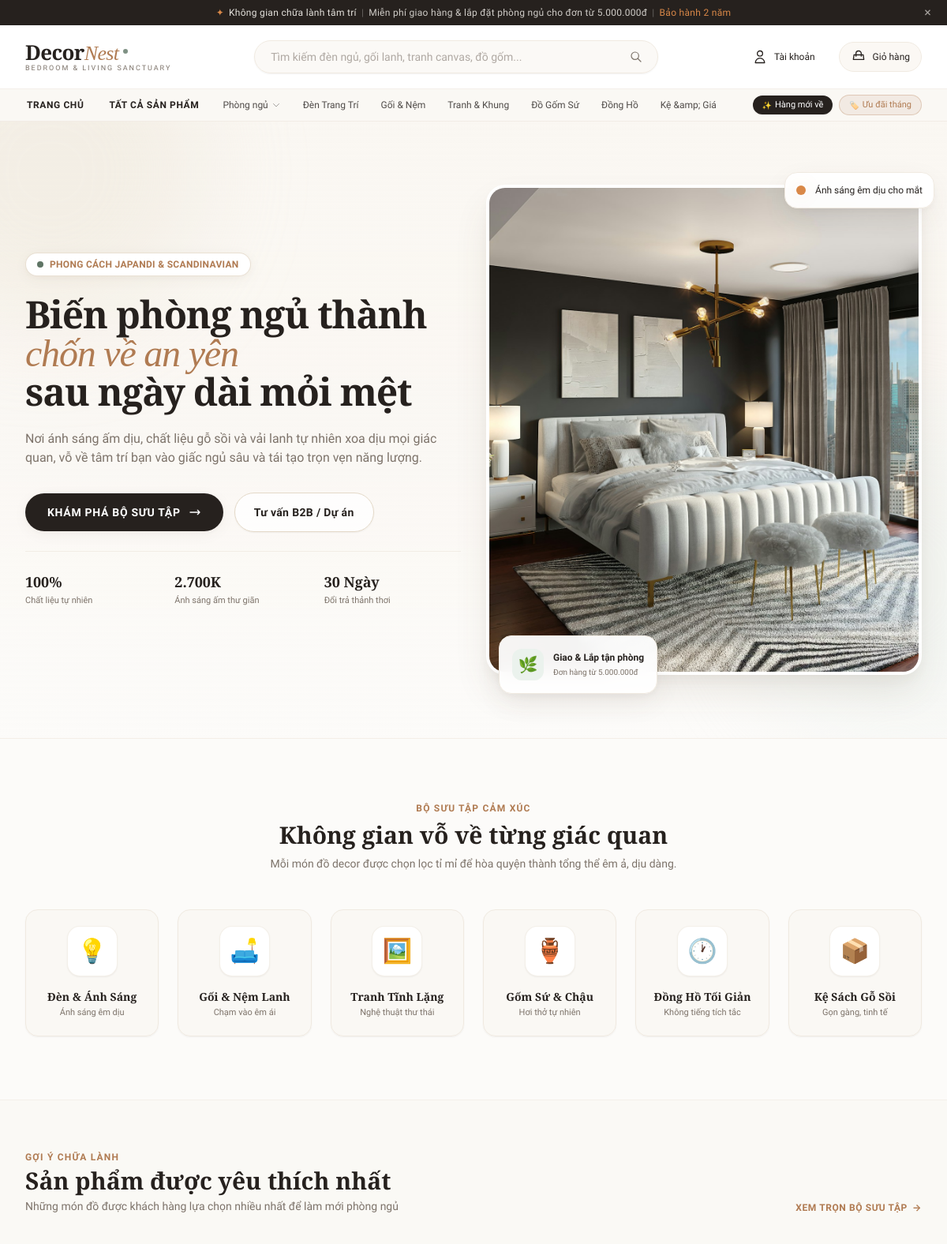
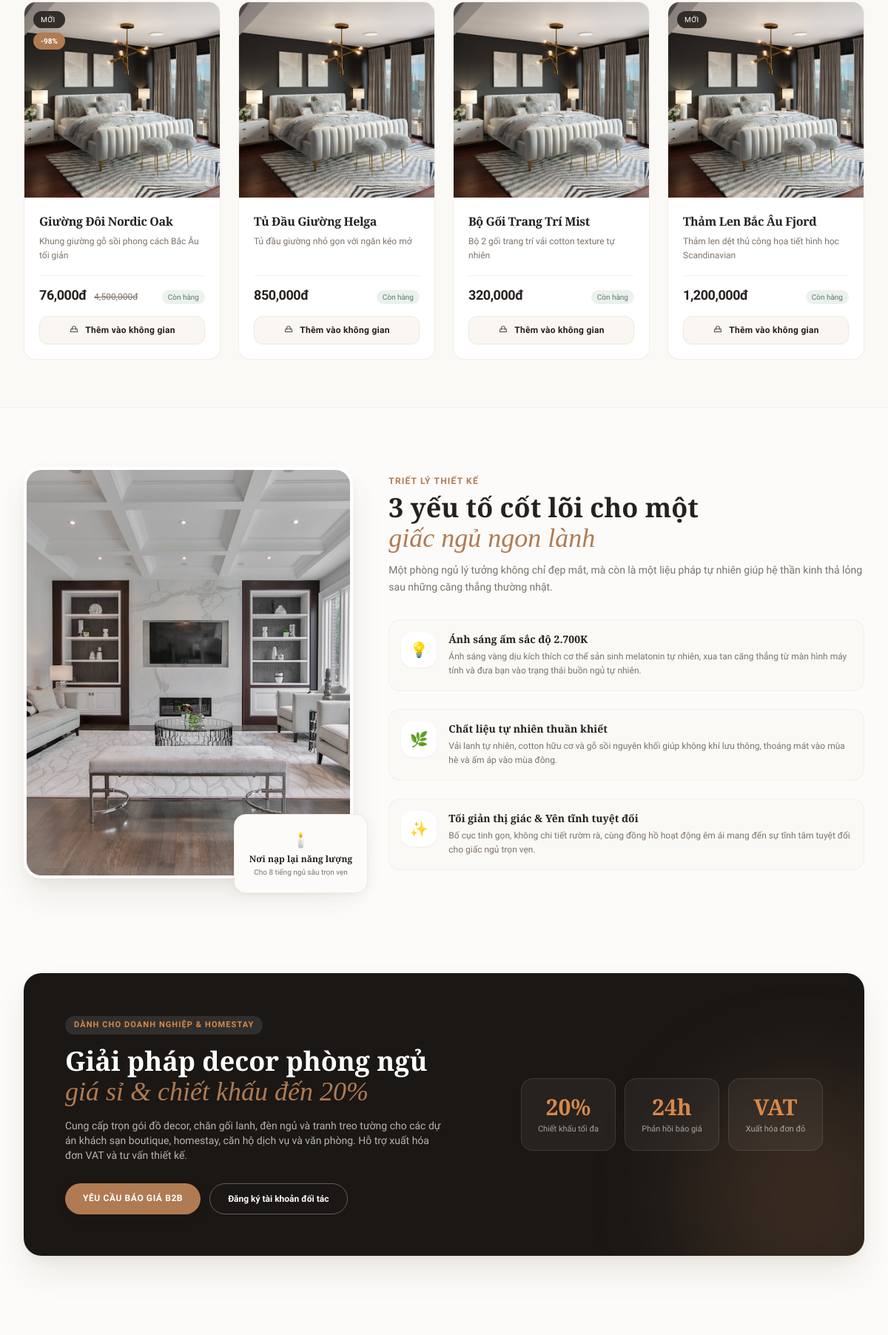
The page /public/index.php (upper part) on the database its author committed (2 pictures, top to bottom).
### tables this page shows
CREATE TABLE `categories` (
  `id` int(10) UNSIGNED NOT NULL,
  `parent_id` int(10) UNSIGNED DEFAULT NULL,
  `name` varchar(150) NOT NULL,
  `slug` varchar(191) NOT NULL,
  `description` text DEFAULT NULL,
  `image` varchar(255) DEFAULT NULL,
  `sort_order` int(11) NOT NULL DEFAULT 0,
  `is_active` tinyint(1) NOT NULL DEFAULT 1,
  `seo_title` varchar(255) DEFAULT NULL,
  `seo_desc` text DEFAULT NULL,
  `created_at` datetime DEFAULT current_timestamp(),
  `updated_at` datetime DEFAULT current_timestamp() ON UPDATE current_timestamp()
);

CREATE TABLE `products` (
  `id` int(10) UNSIGNED NOT NULL,
  `category_id` int(10) UNSIGNED DEFAULT NULL,
  `name` varchar(255) NOT NULL,
  `slug` varchar(191) NOT NULL,
  `sku` varchar(100) DEFAULT NULL,
  `short_desc` text DEFAULT NULL,
  `description` longtext DEFAULT NULL,
  `price` decimal(15,2) NOT NULL DEFAULT 0.00,
  `sale_price` decimal(15,2) DEFAULT NULL,
  `cost_price` decimal(15,2) DEFAULT NULL,
  `install_fee` decimal(15,2) DEFAULT 0.00,
  `stock` int(11) NOT NULL DEFAULT 0,
  `weight` decimal(8,2) DEFAULT NULL,
  `dimensions` varchar(100) DEFAULT NULL,
  `origin` varchar(100) DEFAULT NULL,
  `material` varchar(100) DEFAULT NULL,
  `color` varchar(100) DEFAULT NULL,
  `size_options` text DEFAULT NULL COMMENT 'JSON array of size variants',
  `color_options` text DEFAULT NULL COMMENT 'JSON array of color variants',
  `images` text DEFAULT NULL COMMENT 'JSON array of image paths',
  `thumbnail` varchar(255) DEFAULT NULL,
  `is_featured` tinyint(1) NOT NULL DEFAULT 0,
  `is_new` tinyint(1) NOT NULL DEFAULT 0,
  `is_active` tinyint(1) NOT NULL DEFAULT 1,
  `views` int(11) NOT NULL DEFAULT 0,
  `seo_title` varchar(255) DEFAULT NULL,
  `seo_desc` text DEFAULT NULL,
  `created_at` datetime DEFAULT current_timestamp(),
  `updated_at` datetime DEFAULT current_timestamp() ON UPDATE current_timestamp()
);

### app/controllers/HomeController.php (called while the page is built, shortened)
<?php
class HomeController extends Controller
{
    private ProductModel $productModel;
    private CategoryModel $categoryModel;
    public function __construct()
    {
        $this->productModel  = new ProductModel();
        $this->categoryModel = new CategoryModel();
    }
    public function index(): void
    {
        $featured    = $this->productModel->getFeatured(8);
        $categories  = $this->categoryModel->getRootCategories();
        $menuTree    = $this->categoryModel->getMenuTree();
        $this->view('pages/home', compact('featured', 'newArrivals', 'categories', 'menuTree'));
    }
}

### app/core/Database.php (called while the page is built, shortened)
<?php
class Database
{
    private static ?Database $instance = null;
    private PDO $pdo;
    private function __construct()
    {
        $rootPath = dirname(__DIR__, 2);
        $config = require $rootPath . '/config/database.php';
        $dsn = sprintf(
            '%s:host=%s;port=%s;dbname=%s;charset=%s',
            $config['driver'],
            $config['host'],
            $config['port'],
            $config['database'],
            $config['charset']
        );
        try {
            $this->pdo = new PDO($dsn, $config['username'], $config['password'], $config['options']);
        } catch (PDOException $e) {
            if ($_ENV['APP_DEBUG'] ?? false) {
                throw $e;
            }
            die('Database connection failed. Please try again later.');
        }
    }
    public static function getInstance(): static
    {
        if (self::$instance === null) {
            self::$instance = new static();
        }
        return self::$instance;
    }
    public function query(string $sql, array $params = []): \PDOStatement
    {
        $stmt = $this->pdo->prepare($sql);
        $stmt->execute($params);
        return $stmt;
    }
    public function fetchAll(string $sql, array $params = []): array
    {
        return $this->query($sql, $params)->fetchAll();
    }
}

### config/database.php (called while the page is built)
<?php
return [
    'driver'    => 'mysql',
    'host'      => $_ENV['DB_HOST'] ?? 'localhost',
    'port'      => $_ENV['DB_PORT'] ?? '3306',
    'database'  => $_ENV['DB_DATABASE'] ?? 'decornest',
    'username'  => $_ENV['DB_USERNAME'] ?? 'root',
    'password'  => $_ENV['DB_PASSWORD'] ?? '',
    'charset'   => 'utf8mb4',
    'collation' => 'utf8mb4_unicode_ci',
    'options'   => [
        PDO::ATTR_ERRMODE            => PDO::ERRMODE_EXCEPTION,
        PDO::ATTR_DEFAULT_FETCH_MODE => PDO::FETCH_ASSOC,
        PDO::ATTR_EMULATE_PREPARES   => false,
        PDO::MYSQL_ATTR_INIT_COMMAND => "SET NAMES utf8mb4 COLLATE utf8mb4_unicode_ci"
    ],
];

### app/core/Model.php (called while the page is built, shortened)
<?php
abstract class Model
{
    protected Database $db;
    protected string $table = '';
    public function __construct()
    {
        $this->db = Database::getInstance();
    }
    public function findWhere(string $where, array $params = [], string $orderBy = ''): array
    {
        $sql = "SELECT * FROM `{$this->table}` WHERE {$where}";
        if ($orderBy) $sql .= " ORDER BY {$orderBy}";
        return $this->db->fetchAll($sql, $params);
    }
}

### app/models/ProductModel.php (called while the page is built, shortened)
<?php
class ProductModel extends Model
{
    public function getFeatured(int $limit = 8): array
    {
        return $this->db->fetchAll(
            'SELECT * FROM products WHERE is_featured = 1 AND is_active = 1 ORDER BY created_at DESC LIMIT ?',
            [$limit]
        );
    }
}

### app/core/App.php (called while the page is built, shortened)
<?php
class App
{
    private Router $router;
    public function __construct()
    {
        $this->router = new Router();
    }
    public function run(): void
    {
        $url    = $_GET['url'] ?? '/';
        $url    = '/' . ltrim($url, '/');
        $method = $_SERVER['REQUEST_METHOD'];
        $this->router->dispatch($url, $method);
    }
}

### public/index.php (called while the page is built, shortened)
<?php
$app = new App\Core\App();
$app->run();

### app/core/Controller.php (called while the page is built, shortened)
<?php
abstract class Controller
{
    protected string $viewPath = '';
    protected function view(string $view, array $viewData = [], string $layout = 'main'): void
    {
        extract($viewData, EXTR_OVERWRITE);
        $viewFile = ROOT_PATH . '/app/views/' . $this->viewPath . '/' . $view . '.php';
        require $viewFile;
        $layoutFile = ROOT_PATH . '/app/views/' . $this->viewPath . '/layouts/' . $layout . '.php';
        require $layoutFile;
    }
}

### app/models/CategoryModel.php (called while the page is built, shortened)
<?php
class CategoryModel extends Model
{
    public function getRootCategories(): array
    {
        return $this->db->fetchAll(
            'SELECT * FROM categories WHERE parent_id IS NULL AND is_active = 1 ORDER BY sort_order ASC'
        );
    }
    public function getChildren(int $parentId): array
    {
        return $this->findWhere('parent_id = ? AND is_active = 1', [$parentId], 'sort_order ASC');
    }
    public function getMenuTree(): array
    {
        $roots = $this->getRootCategories();
        foreach ($roots as &$root) {
            $root['children'] = $this->getChildren($root['id']);
        }
        return $roots;
    }
}

### app/views/frontend/partials/product-grid.php (the view, shortened to what this page needs)
<?php
$baseUrl = $_ENV['APP_URL'] ?? 'http://localhost/project-ecommerce/public';
?>
<?php if (empty($products)): ?>
<div class="col-span-full flex flex-col items-center justify-center py-20 px-4 text-center bg-cream/40 rounded-3xl border border-dashed border-beige">
    <div class="w-16 h-16 rounded-full bg-white shadow-warm flex items-center justify-center text-3xl mb-4">
        🌿
    </div>
    <h3 class="font-serif font-bold text-lg text-charcoal">Chưa tìm thấy sản phẩm phù hợp</h3>
    <p class="text-sm text-muted mt-1 max-w-sm">Hãy thử thay đổi bộ lọc, tìm kiếm từ khóa khác hoặc khám phá toàn bộ bộ sưu tập phòng ngủ của chúng tôi.</p>
    <a href="<?= $baseUrl ?>/products" class="mt-5 px-6 py-2.5 bg-charcoal text-white rounded-full text-xs font-medium hover:bg-wooddk transition">
        Xem tất cả sản phẩm
    </a>
</div>
<?php else: ?>
<?php foreach ($products as $product): ?>
<div class="group bg-white rounded-2xl border border-beige/80 overflow-hidden hover:shadow-warm-lg hover:border-sand transition-all duration-500 flex flex-col justify-between">
    <div class="relative aspect-square overflow-hidden bg-cream/60">
        <a href="<?= $baseUrl ?>/products/<?= $product['slug'] ?>" class="block w-full h-full">
            <?php
                $imgUrl = !empty($product['thumbnail']) ? $product['thumbnail'] : (!empty($product['image_url']) ? $product['image_url'] : $baseUrl . '/assets/images/product-placeholder.jpg');
            ?>
            <img src="<?= htmlspecialchars($imgUrl) ?>"
                 onerror="this.src='<?= $baseUrl ?>/assets/images/product-placeholder.jpg'"
                 alt="<?= htmlspecialchars($product['name']) ?>"
                 loading="lazy"
                 class="w-full h-full object-cover group-hover:scale-108 transition-transform duration-700 ease-out">
        </a>
        <div class="absolute top-3 left-3 flex flex-col gap-1.5 pointer-events-none">
            <?php if (!empty($product['is_new'])): ?>
            <span class="bg-charcoal/90 backdrop-blur-sm text-warmwhite text-[10px] font-medium tracking-wider uppercase px-2.5 py-1 rounded-full shadow-sm">
            </span>
            <?php endif; ?>
            <?php if (!empty($product['sale_price']) && $product['sale_price'] < $product['price']): ?>
            <span class="bg-wood text-white text-[10px] font-bold px-2.5 py-1 rounded-full shadow-sm">
            </span>
            <?php endif; ?>
        </div>
    </div>
    <div class="p-4 sm:p-5 flex flex-col flex-1 justify-between">
        <div>
            <a href="<?= $baseUrl ?>/products/<?= $product['slug'] ?>" class="block group-hover:text-wood transition-colors">
                <h3 class="font-bold text-sm sm:text-base text-charcoal line-clamp-2 leading-snug tracking-tight font-serif">
                    <?= htmlspecialchars($product['name']) ?>
                </h3>
            </a>
            <?php if (!empty($product['short_desc'])): ?>
            <p class="text-xs text-muted mt-1.5 line-clamp-2 leading-relaxed">
                <?= htmlspecialchars($product['short_desc']) ?>
            </p>
            <?php endif; ?>
        </div>
        <div class="mt-4 pt-3 border-t border-beige/60">
            <div class="flex items-baseline justify-between gap-2">
                <div>
                    <?php $displayPrice = !empty($product['sale_price']) ? $product['sale_price'] : $product['price']; ?>
                    <span class="text-base sm:text-lg font-bold text-charcoal tracking-tight">
                        <?= number_format($displayPrice) ?>đ
                    </span>
                    <?php if (!empty($product['sale_price']) && $product['sale_price'] < $product['price']): ?>
                    <span class="text-xs text-muted line-through ml-1.5">
                        <?= number_format($product['price']) ?>đ
                    </span>
                    <?php endif; ?>
                </div>
                <span class="text-[10px] font-medium px-2 py-0.5 rounded-full <?= ($product['stock'] ?? 0) > 0 ? 'bg-sage-light text-sage' : 'bg-red-50 text-red-600' ?>">
                    <?= ($product['stock'] ?? 0) > 0 ? 'Còn hàng' : 'Hết hàng' ?>
                </span>
            </div>
            <button onclick="addToCart(<?= $product['id'] ?>, 1)"
                    <?= ($product['stock'] ?? 0) <= 0 ? 'disabled' : '' ?>
                    class="mt-3.5 w-full py-2.5 px-4 bg-cream hover:bg-charcoal text-charcoal hover:text-white border border-beige hover:border-charcoal rounded-xl text-xs font-semibold tracking-wide transition-all duration-300 disabled:opacity-40 disabled:cursor-not-allowed flex items-center justify-center gap-2 group/btn shadow-sm">
                <svg class="w-3.5 h-3.5 opacity-70 group-hover/btn:opacity-100 transition-opacity" fill="none" stroke="currentColor" viewBox="0 0 24 24">
                    <path stroke-linecap="round" stroke-linejoin="round" stroke-width="2" d="M16 11V7a4 4 0 00-8 0v4M5 9h14l1 7H4l1-7z"/>
                </svg>
                <span>Thêm vào không gian</span>
            </button>
        </div>
    </div>
</div>
<?php endforeach; ?>
<?php endif; ?>

### app/core/Router.php (shortened to what this page needs)
<?php
class Router
{
    private array $routes = [];
    public function add(string $method, string $pattern, string $controller, string $action): void
    {
        $this->routes[] = compact('method', 'pattern', 'controller', 'action');
    }
    public function dispatch(string $url, string $method): void
    {
        $url = rtrim($url, '/') ?: '/';
        foreach ($this->routes as $route) {
            $pattern = $this->convertPattern($route['pattern']);
            if (preg_match($pattern, $url, $matches)) {
                array_shift($matches);
                $matches = array_values(array_filter(
                    $matches,
                    static fn (int|string $key): bool => is_int($key),
                    ARRAY_FILTER_USE_KEY
                ));
                $controller = new $controllerClass();
                $action = $route['action'];
                call_user_func_array([$controller, $action], array_values($matches));
                return;
            }
        }
    }
    private function convertPattern(string $pattern): string
    {
        $pattern = preg_replace('/\/:([a-zA-Z_]+)/', '/(?P<$1>[^/]+)', $pattern);
        $pattern = str_replace('*', '.*', $pattern);
        return '#^' . $pattern . '$#';
    }
}

### app/views/frontend/partials/mega-menu.php (shortened to what this page needs)
<?php
$baseUrl = $_ENV['APP_URL'] ?? 'http://localhost/project-ecommerce/public';
?>
<nav class="hidden lg:block bg-cream/70 border-b border-beige/80 transition-colors">
    <div class="max-w-7xl mx-auto px-4 sm:px-6 lg:px-8">
        <div class="flex items-center justify-between">
            <ul class="flex items-center gap-1 -ml-3">
                <li>
                    <a href="<?= $baseUrl ?>" class="px-3.5 py-3 text-xs font-semibold text-charcoal hover:text-wood transition inline-flex items-center gap-1.5 uppercase tracking-wider">
                        Trang chủ
                    </a>
                </li>
                <li>
                    <a href="<?= $baseUrl ?>/products" class="px-3.5 py-3 text-xs font-semibold text-charcoal hover:text-wood transition inline-flex items-center gap-1.5 uppercase tracking-wider">
                        Tất cả sản phẩm
                    </a>
                </li>
                <?php if (!empty($menuTree)): ?>
                <?php foreach ($menuTree as $cat): ?>
                <li class="group relative">
                    <a href="<?= $baseUrl ?>/category/<?= $cat['slug'] ?>"
                       class="flex items-center gap-1 px-3 py-3 text-xs font-medium text-charcoal/80 hover:text-wood transition whitespace-nowrap group-hover:text-wood">
                        <?= htmlspecialchars($cat['name']) ?>
                        <?php if (!empty($cat['children'])): ?>
                        <svg class="w-3 h-3 opacity-50 group-hover:rotate-180 transition-transform duration-200" fill="none" stroke="currentColor" viewBox="0 0 24 24">
                            <path stroke-linecap="round" stroke-linejoin="round" stroke-width="2" d="M19 9l-7 7-7-7"/>
                        </svg>
                        <?php endif; ?>
                    </a>
                </li>
                <?php endforeach; ?>
                <?php endif; ?>
            </ul>
            <div class="flex items-center gap-2">
                <a href="<?= $baseUrl ?>/products?is_new=1"
                   class="inline-flex items-center gap-1 px-3 py-1 text-[11px] font-medium rounded-full bg-charcoal text-white hover:bg-wooddk transition shadow-sm">
                    <span class="text-amber-warm text-[10px]">✨</span>
                    Hàng mới về
                </a>
                <a href="<?= $baseUrl ?>/products?on_sale=1"
                   class="inline-flex items-center gap-1 px-3 py-1 text-[11px] font-medium rounded-full bg-wood/10 text-wood hover:bg-wood hover:text-white border border-wood/30 transition">
                    <span class="text-[10px]">🏷️</span>
                    Ưu đãi tháng
                </a>
            </div>
        </div>
    </div>
</nav>

### rows shown on the page
categories: name "Phòng ngủ"
categories: name "Đèn Trang Trí"
categories: name "Gối & Nệm"
categories: name "Tranh & Khung"
categories: name "Đồ Gốm Sứ"
categories: name "Đồng Hồ"
categories: name "Kệ &amp; Giá"
products: thumbnail (placeholder picture), name "Giường Đôi Nordic Oak", short_desc "Khung giường gỗ sồi phong cách Bắc Âu tối giản", sale_price "76,000", price "4,500,000", stock "Còn hàng"
products: thumbnail (placeholder picture), name "Tủ Đầu Giường Helga", short_desc "Tủ đầu giường nhỏ gọn với ngăn kéo mở", displayPrice "850,000", stock "Còn hàng"
products: thumbnail (placeholder picture), name "Bộ Gối Trang Trí Mist", short_desc "Bộ 2 gối trang trí vải cotton texture tự nhiên", displayPrice "320,000", stock "Còn hàng"
products: thumbnail (placeholder picture), name "Thảm Len Bắc Âu Fjord", short_desc "Thảm len dệt thủ công họa tiết hình học Scandinavian", displayPrice "1,200,000", stock "Còn hàng"
